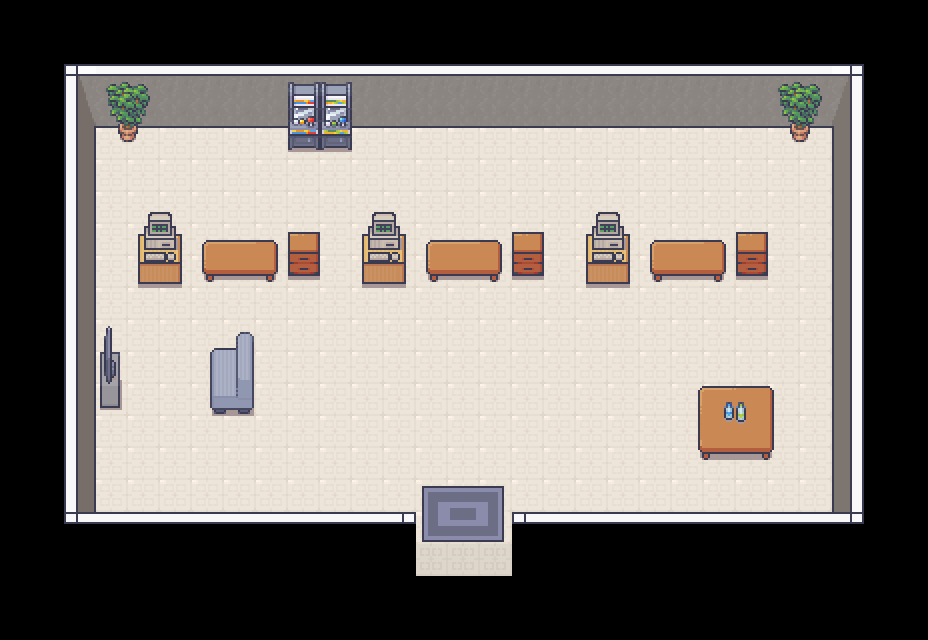

Tiled map render using the project's own tile images. Description and the map definition, with tile-layer contents summarised, below:
An orthogonal 29x20 tile map with 32x32 px tiles, 6 tile layers (piso, tapete, paredes, mobilia, ...), 4 tilesets and 20 objects (2x planta1, player_spawn, npc_a, npc_b, npc_c, ...).

<map version="1.10" tiledversion="1.10.2" orientation="orthogonal" renderorder="right-down" width="29" height="20" tilewidth="32" tileheight="32" infinite="0" nextlayerid="13" nextobjectid="43">
 <tileset firstgid="1" source="tileset_paredes.tsx" />
 <tileset firstgid="8285" source="tileset_generic.tsx" />
 <tileset firstgid="9533" source="tileset_biblioteca.tsx" />
 <tileset firstgid="10077" source="tleset_estoque.tsx" />
 <layer id="1" name="piso" width="29" height="20">
  <data>[580 cells, 356 non-empty, 2 distinct tile ids]</data>
 </layer>
 <layer id="11" name="tapete" width="29" height="20">
  <data>[580 cells, 6 non-empty, 6 distinct tile ids]</data>
 </layer>
 <objectgroup id="10" name="personagens">
  <object id="24" name="player_spawn" x="463.167" y="520.75">
   <point />
  </object>
 </objectgroup>
 <objectgroup id="12" name="npcs">
  <object id="40" name="npc_a" x="239.867" y="197.357">
   <point />
  </object>
  <object id="41" name="npc_b" x="463.949" y="197.326">
   <point />
  </object>
  <object id="42" name="npc_c" x="688" y="197.333">
   <point />
  </object>
 </objectgroup>
 <layer id="2" name="paredes" width="29" height="20">
  <data>[580 cells, 96 non-empty, 13 distinct tile ids]</data>
 </layer>
 <layer id="3" name="mobilia" width="29" height="20">
  <data>[580 cells, 51 non-empty, 29 distinct tile ids]</data>
 </layer>
 <layer id="4" name="mobilia2" width="29" height="20">
  <data>[580 cells, 36 non-empty, 24 distinct tile ids]</data>
 </layer>
 <objectgroup id="8" name="objetosColisores">
  <object id="6" name="mesa_bebida" x="698.261" y="391.943" width="75.4432" height="67.6932" />
  <object id="7" name="movel3" x="735.875" y="238.25" width="32.125" height="37.875" />
  <object id="8" name="mesa_stand_c" x="649.75" y="246.307" width="76.25" height="35.5682" />
  <object id="12" name="mesa_stand_b" x="425.875" y="246.244" width="76.25" height="35.5682" />
  <object id="14" name="mesa_stand_a" x="202.193" y="245.972" width="76.25" height="35.5682" />
  <object id="9" name="mesa_pc3" x="585.818" y="238.182" width="43.8182" height="45.6364" />
  <object id="11" name="mesa_pc2" x="362.318" y="238.682" width="43.8182" height="45.6364" />
  <object id="15" name="mesa_pc1" x="137.943" y="238.932" width="43.8182" height="45.6364" />
  <object id="10" name="movel2" x="512.125" y="238.5" width="31.375" height="37.375" />
  <object id="13" name="movel1" x="288.034" y="238.5" width="31.375" height="37.375" />
  <object id="16" name="sofa" x="209.636" y="355.091" width="44.5455" height="59.2727" />
  <object id="17" name="televisao" x="99.875" y="355.5" width="20.125" height="52.875" />
  <object id="18" x="288" y="82.375" />
  <object id="20" name="arcade" x="288" y="82.375" width="63.875" height="67.5" />
  <object id="21" name="planta1" x="108" y="98.2727" width="41.9091" height="43.8182" />
  <object id="22" name="planta1" x="779.833" y="98.1061" width="41.9091" height="43.8182" />
 </objectgroup>
 <layer id="6" name="blocosColisores" width="29" height="20" opacity="0" offsetx="138" offsety="100">
  <properties>
   <property name="solid" type="bool" value="true" />
  </properties>
  <data>[580 cells, 72 non-empty, 1 distinct tile ids]</data>
 </layer>
</map>
